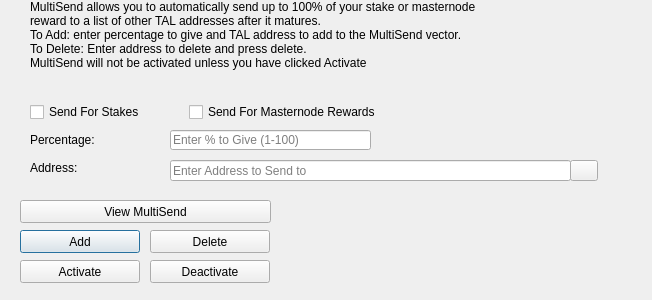
<?xml version="1.0" encoding="UTF-8"?>
<ui version="4.0">
 <class>MultiSendDialog</class>
 <widget class="QDialog" name="MultiSendDialog">
  <property name="windowModality">
   <enum>Qt::NonModal</enum>
  </property>
  <property name="geometry">
   <rect>
    <x>0</x>
    <y>0</y>
    <width>652</width>
    <height>300</height>
   </rect>
  </property>
  <property name="windowTitle">
   <string>MultiSend</string>
  </property>
  <widget class="QLineEdit" name="multiSendPercentEdit">
   <property name="geometry">
    <rect>
     <x>170</x>
     <y>130</y>
     <width>201</width>
     <height>20</height>
    </rect>
   </property>
   <property name="toolTip">
    <string>Enter whole numbers 1 - 100</string>
   </property>
   <property name="placeholderText">
    <string>Enter % to Give (1-100)</string>
   </property>
  </widget>
  <widget class="QLineEdit" name="multiSendAddressEdit">
   <property name="geometry">
    <rect>
     <x>170</x>
     <y>160</y>
     <width>401</width>
     <height>21</height>
    </rect>
   </property>
   <property name="toolTip">
    <string/>
   </property>
   <property name="placeholderText">
    <string>Enter Address to Send to</string>
   </property>
  </widget>
  <widget class="QLabel" name="label_2">
   <property name="geometry">
    <rect>
     <x>30</x>
     <y>0</y>
     <width>451</width>
     <height>121</height>
    </rect>
   </property>
   <property name="lineWidth">
    <number>1</number>
   </property>
   <property name="text">
    <string>MultiSend allows you to automatically send up to 100% of your stake or masternode reward to a list of other TAL addresses after it matures.
To Add: enter percentage to give and TAL address to add to the MultiSend vector.
To Delete: Enter address to delete and press delete.
MultiSend will not be activated unless you have clicked Activate</string>
   </property>
   <property name="alignment">
    <set>Qt::AlignLeading|Qt::AlignLeft|Qt::AlignTop</set>
   </property>
   <property name="wordWrap">
    <bool>true</bool>
   </property>
  </widget>
  <widget class="QLabel" name="message">
   <property name="geometry">
    <rect>
     <x>290</x>
     <y>200</y>
     <width>351</width>
     <height>91</height>
    </rect>
   </property>
   <property name="text">
    <string/>
   </property>
  </widget>
  <widget class="QPushButton" name="addButton">
   <property name="geometry">
    <rect>
     <x>20</x>
     <y>230</y>
     <width>120</width>
     <height>23</height>
    </rect>
   </property>
   <property name="toolTip">
    <string/>
   </property>
   <property name="statusTip">
    <string>Add to MultiSend Vector</string>
   </property>
   <property name="text">
    <string>Add</string>
   </property>
  </widget>
  <widget class="QPushButton" name="disableButton">
   <property name="geometry">
    <rect>
     <x>150</x>
     <y>260</y>
     <width>120</width>
     <height>23</height>
    </rect>
   </property>
   <property name="statusTip">
    <string>Deactivate MultiSend</string>
   </property>
   <property name="text">
    <string>Deactivate</string>
   </property>
  </widget>
  <widget class="QPushButton" name="addressBookButton">
   <property name="geometry">
    <rect>
     <x>570</x>
     <y>160</y>
     <width>28</width>
     <height>21</height>
    </rect>
   </property>
   <property name="toolTip">
    <string>Choose an address from the address book</string>
   </property>
   <property name="text">
    <string/>
   </property>
   <property name="icon">
    <iconset resource="../tal.qrc">
     <normaloff>:/icons/address-book</normaloff>:/icons/address-book</iconset>
   </property>
   <property name="shortcut">
    <string>Alt+A</string>
   </property>
   <property name="autoDefault">
    <bool>false</bool>
   </property>
  </widget>
  <widget class="QLabel" name="label">
   <property name="geometry">
    <rect>
     <x>30</x>
     <y>130</y>
     <width>121</width>
     <height>20</height>
    </rect>
   </property>
   <property name="toolTip">
    <string>Percentage of stake to send</string>
   </property>
   <property name="text">
    <string>Percentage:</string>
   </property>
  </widget>
  <widget class="QLabel" name="label_5">
   <property name="geometry">
    <rect>
     <x>30</x>
     <y>160</y>
     <width>111</width>
     <height>16</height>
    </rect>
   </property>
   <property name="toolTip">
    <string>Address to send portion of stake to</string>
   </property>
   <property name="text">
    <string>Address:</string>
   </property>
  </widget>
  <widget class="QPushButton" name="deleteButton">
   <property name="geometry">
    <rect>
     <x>150</x>
     <y>230</y>
     <width>120</width>
     <height>23</height>
    </rect>
   </property>
   <property name="toolTip">
    <string/>
   </property>
   <property name="statusTip">
    <string>Delete Address From MultiSend Vector</string>
   </property>
   <property name="text">
    <string>Delete</string>
   </property>
  </widget>
  <widget class="QPushButton" name="activateButton">
   <property name="geometry">
    <rect>
     <x>20</x>
     <y>260</y>
     <width>120</width>
     <height>23</height>
    </rect>
   </property>
   <property name="statusTip">
    <string>Activate MultiSend</string>
   </property>
   <property name="text">
    <string>Activate</string>
   </property>
  </widget>
  <widget class="QPushButton" name="viewButton">
   <property name="geometry">
    <rect>
     <x>20</x>
     <y>200</y>
     <width>251</width>
     <height>23</height>
    </rect>
   </property>
   <property name="toolTip">
    <string/>
   </property>
   <property name="statusTip">
    <string>View MultiSend Vector</string>
   </property>
   <property name="text">
    <string>View MultiSend</string>
   </property>
  </widget>
  <widget class="QWidget" name="horizontalLayoutWidget">
   <property name="geometry">
    <rect>
     <x>30</x>
     <y>100</y>
     <width>351</width>
     <height>24</height>
    </rect>
   </property>
   <layout class="QHBoxLayout" name="horizontalLayout">
    <item>
     <widget class="QCheckBox" name="multiSendStakeCheckBox">
      <property name="text">
       <string>Send For Stakes</string>
      </property>
     </widget>
    </item>
    <item>
     <widget class="QCheckBox" name="multiSendMasternodeCheckBox">
      <property name="text">
       <string>Send For Masternode Rewards</string>
      </property>
     </widget>
    </item>
   </layout>
  </widget>
 </widget>
 <resources>
  <include location="../tal.qrc"/>
 </resources>
 <connections/>
</ui>
